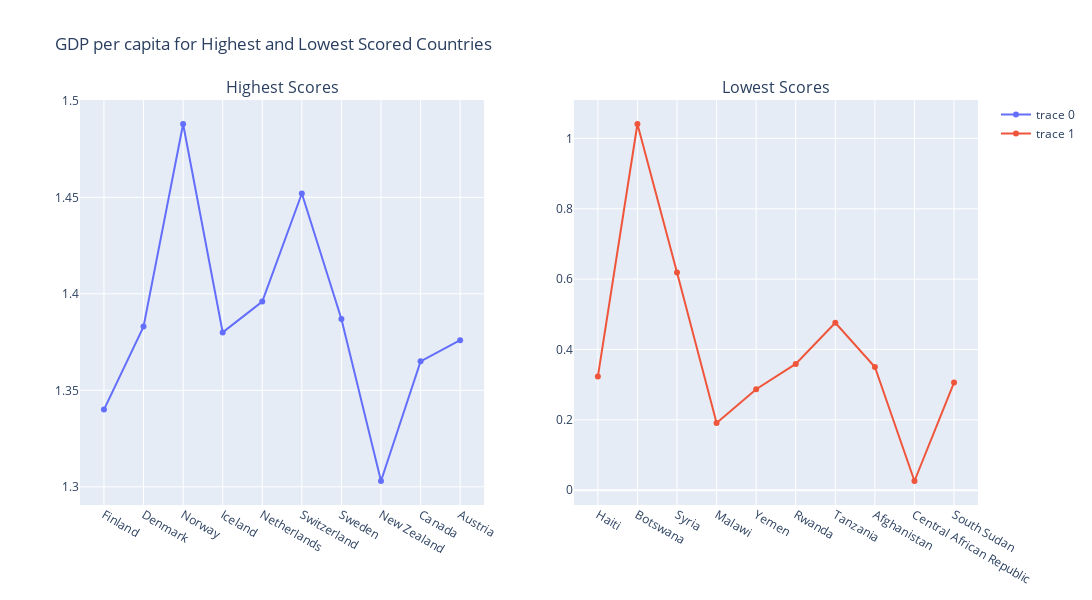
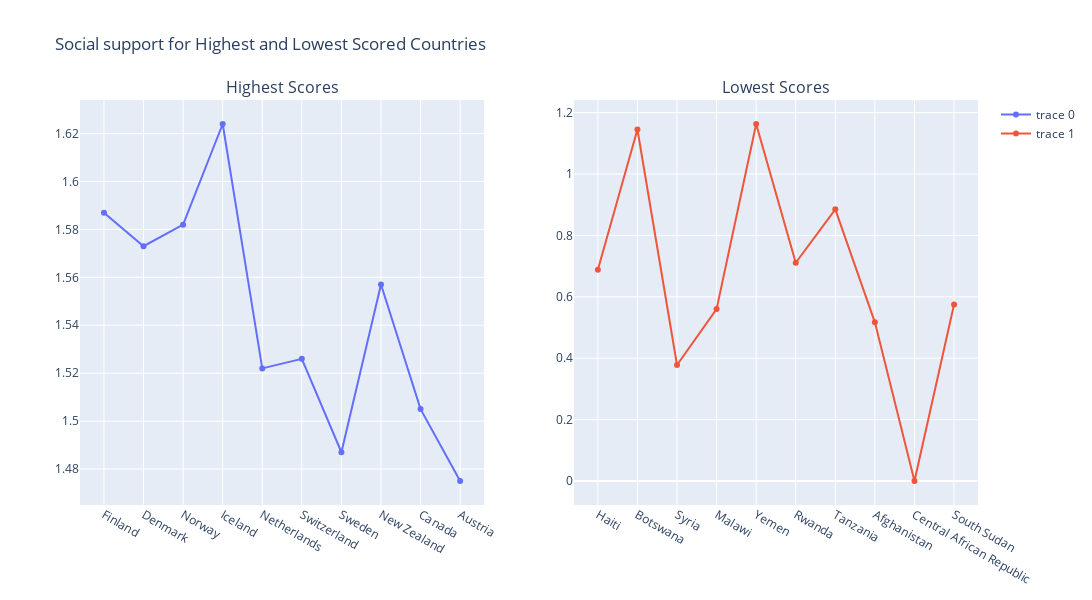
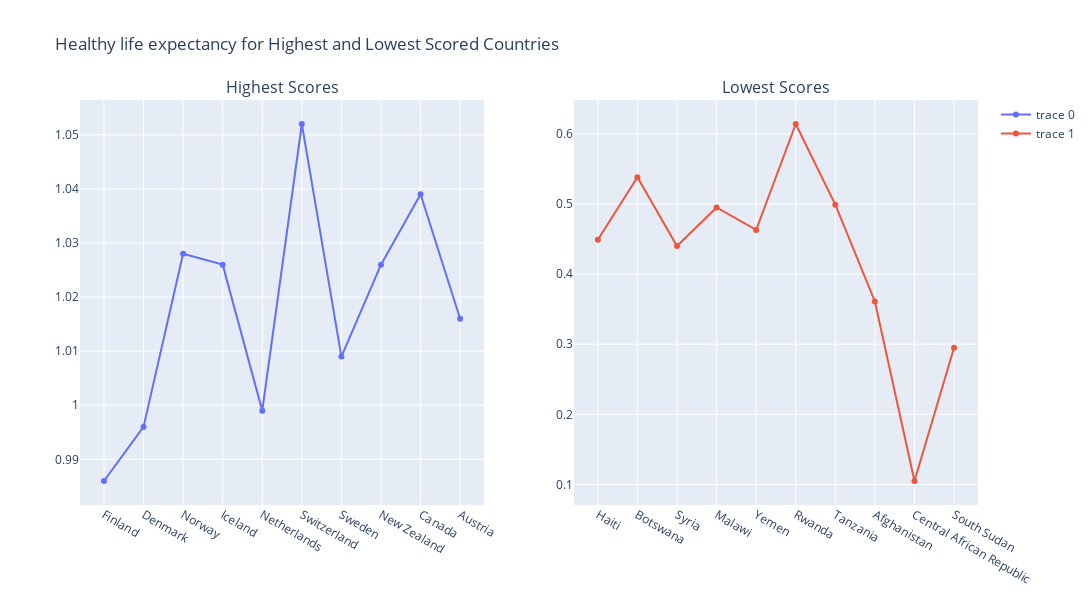

Here is the notebook cell these charts were saved with, in order:
### Code cell
# visualize the highest and lowest countries with the other columns
for column in columns:
	fig = make_subplots(rows= 1, cols= 2, subplot_titles= ("Highest Scores", "Lowest Scores"))

	fig.add_trace(
		go.Scatter(x= highest["Country or region"], y= highest[column],
				mode= 'markers+lines'), row= 1, col= 1
	)

	fig.add_trace(
		go.Scatter(x= lowest["Country or region"], y= lowest[column],
				mode= 'markers+lines'), row= 1, col= 2
	)

	fig.update_layout(height= 600, width= 1100, title_text= f"{column} for Highest and Lowest Scored Countries")
	fig.show()

### Figure 1 — Plotly figure (JSON) as saved in the notebook; plotly's stock layout.template omitted (floating-point values rounded to 4 significant figures)
{"data": [{"mode": "markers+lines", "type": "scatter", "x": ["Finland", "Denmark", "Norway", "Iceland", "Netherlands", "Switzerland", "Sweden", "New Zealand", "Canada", "Austria"], "xaxis": "x", "y": [1.34, 1.383, 1.488, 1.38, 1.396, 1.452, 1.387, 1.303, 1.365, 1.376], "yaxis": "y"}, {"mode": "markers+lines", "type": "scatter", "x": ["Haiti", "Botswana", "Syria", "Malawi", "Yemen", "Rwanda", "Tanzania", "Afghanistan", "Central African Republic", "South Sudan"], "xaxis": "x2", "y": [0.323, 1.041, 0.619, 0.191, 0.287, 0.359, 0.476, 0.35, 0.026, 0.306], "yaxis": "y2"}], "layout": {"annotations": [{"font": {"size": 16}, "showarrow": false, "text": "Highest Scores", "x": 0.225, "xanchor": "center", "xref": "paper", "y": 1, "yanchor": "bottom", "yref": "paper"}, {"font": {"size": 16}, "showarrow": false, "text": "Lowest Scores", "x": 0.775, "xanchor": "center", "xref": "paper", "y": 1, "yanchor": "bottom", "yref": "paper"}], "height": 600, "title": {"text": "GDP per capita for Highest and Lowest Scored Countries"}, "width": 1100, "xaxis": {"anchor": "y", "domain": [0, 0.45]}, "xaxis2": {"anchor": "y2", "domain": [0.55, 1]}, "yaxis": {"anchor": "x", "domain": [0, 1]}, "yaxis2": {"anchor": "x2", "domain": [0, 1]}}}

### Figure 2 — Plotly figure (JSON) as saved in the notebook; plotly's stock layout.template omitted (floating-point values rounded to 4 significant figures)
{"data": [{"mode": "markers+lines", "type": "scatter", "x": ["Finland", "Denmark", "Norway", "Iceland", "Netherlands", "Switzerland", "Sweden", "New Zealand", "Canada", "Austria"], "xaxis": "x", "y": [1.587, 1.573, 1.582, 1.624, 1.522, 1.526, 1.487, 1.557, 1.505, 1.475], "yaxis": "y"}, {"mode": "markers+lines", "type": "scatter", "x": ["Haiti", "Botswana", "Syria", "Malawi", "Yemen", "Rwanda", "Tanzania", "Afghanistan", "Central African Republic", "South Sudan"], "xaxis": "x2", "y": [0.688, 1.145, 0.378, 0.56, 1.163, 0.711, 0.885, 0.517, 0, 0.575], "yaxis": "y2"}], "layout": {"annotations": [{"font": {"size": 16}, "showarrow": false, "text": "Highest Scores", "x": 0.225, "xanchor": "center", "xref": "paper", "y": 1, "yanchor": "bottom", "yref": "paper"}, {"font": {"size": 16}, "showarrow": false, "text": "Lowest Scores", "x": 0.775, "xanchor": "center", "xref": "paper", "y": 1, "yanchor": "bottom", "yref": "paper"}], "height": 600, "title": {"text": "Social support for Highest and Lowest Scored Countries"}, "width": 1100, "xaxis": {"anchor": "y", "domain": [0, 0.45]}, "xaxis2": {"anchor": "y2", "domain": [0.55, 1]}, "yaxis": {"anchor": "x", "domain": [0, 1]}, "yaxis2": {"anchor": "x2", "domain": [0, 1]}}}

### Figure 3 — Plotly figure (JSON) as saved in the notebook; plotly's stock layout.template omitted (floating-point values rounded to 4 significant figures)
{"data": [{"mode": "markers+lines", "type": "scatter", "x": ["Finland", "Denmark", "Norway", "Iceland", "Netherlands", "Switzerland", "Sweden", "New Zealand", "Canada", "Austria"], "xaxis": "x", "y": [0.986, 0.996, 1.028, 1.026, 0.999, 1.052, 1.009, 1.026, 1.039, 1.016], "yaxis": "y"}, {"mode": "markers+lines", "type": "scatter", "x": ["Haiti", "Botswana", "Syria", "Malawi", "Yemen", "Rwanda", "Tanzania", "Afghanistan", "Central African Republic", "South Sudan"], "xaxis": "x2", "y": [0.449, 0.538, 0.44, 0.495, 0.463, 0.614, 0.499, 0.361, 0.105, 0.295], "yaxis": "y2"}], "layout": {"annotations": [{"font": {"size": 16}, "showarrow": false, "text": "Highest Scores", "x": 0.225, "xanchor": "center", "xref": "paper", "y": 1, "yanchor": "bottom", "yref": "paper"}, {"font": {"size": 16}, "showarrow": false, "text": "Lowest Scores", "x": 0.775, "xanchor": "center", "xref": "paper", "y": 1, "yanchor": "bottom", "yref": "paper"}], "height": 600, "title": {"text": "Healthy life expectancy for Highest and Lowest Scored Countries"}, "width": 1100, "xaxis": {"anchor": "y", "domain": [0, 0.45]}, "xaxis2": {"anchor": "y2", "domain": [0.55, 1]}, "yaxis": {"anchor": "x", "domain": [0, 1]}, "yaxis2": {"anchor": "x2", "domain": [0, 1]}}}
